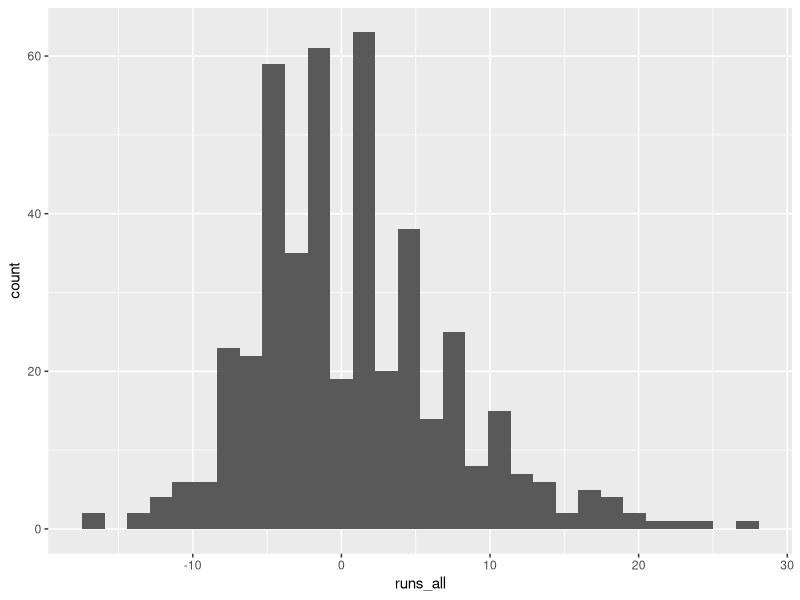
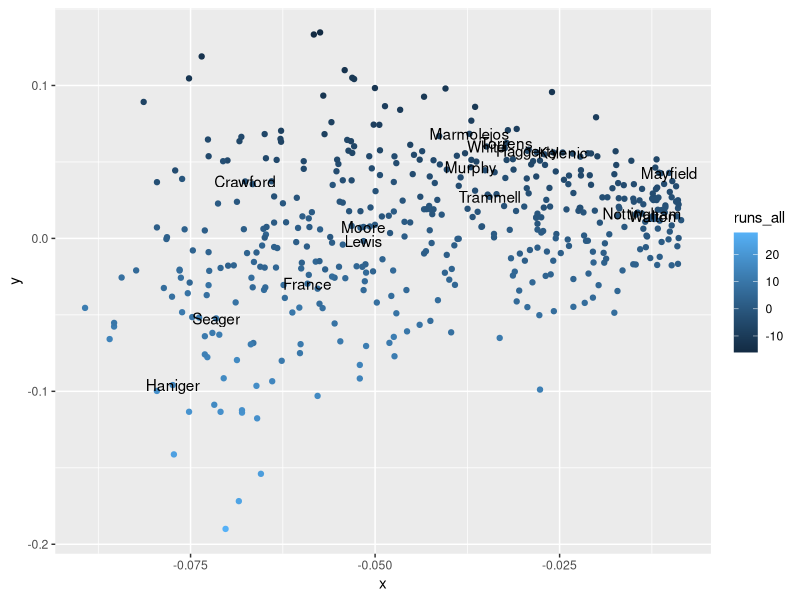
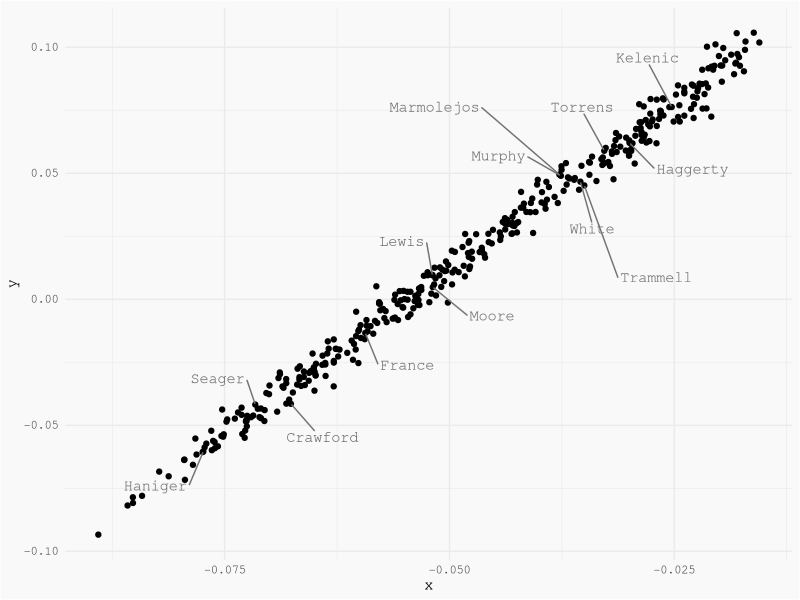
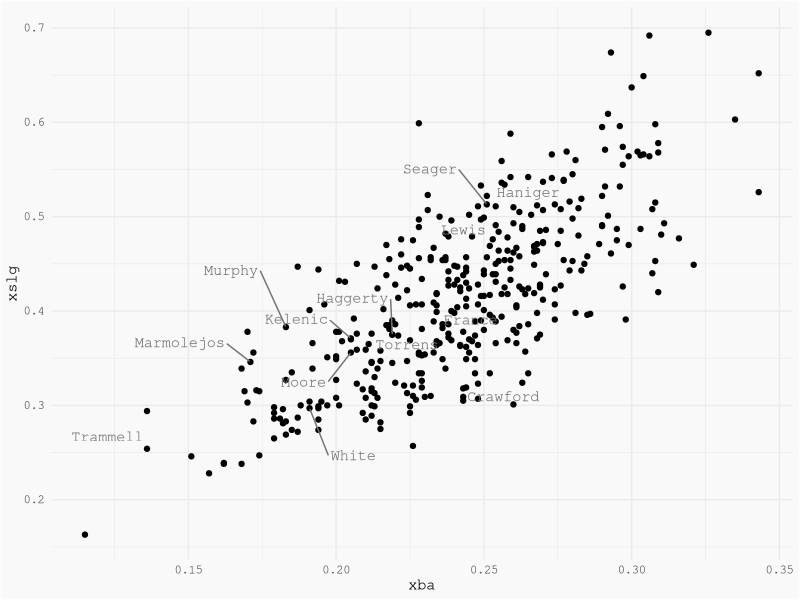

Source code (R) for these figures, in order:
library(tidyverse)
library(ggrepel)

swing_take <- read.csv("swing-take.csv")

batting <- read.csv("batting2021.csv")

merged <- left_join(swing_take, batting, by = "player_id") %>% 
  filter(!is.na(xba))

swing_take %>% 
  ggplot() +
  geom_histogram(aes(runs_all))

swing_take_svd <- svd(swing_take[, 7:12])

swing_take$x <- swing_take_svd$u[, 1]

swing_take$y <- swing_take_svd$u[, 2]

mariners_id <- swing_take$team_id[swing_take$last_name == "Haniger"]


ggplot() +
  geom_point(data = swing_take, aes(x = x, y = y, color = runs_all)) +
  geom_text(data = subset(swing_take, team_id == mariners_id), 
            aes(x = x, y = y, label = last_name))

merged_svd <- svd(merged[, c(7:12, 16:23)])

merged$x <- merged_svd$u[, 1]

merged$y <- merged_svd$u[, 2]

ggplot(merged, aes(x = x, y = y, label = ifelse(team_id == mariners_id, last_name.x, ""))) +
  geom_point() +
  geom_text_repel(box.padding = 1, max.overlaps = Inf, color = "gray45", family = "mono") +
  theme_minimal() +
  theme(plot.title = element_text(face = "italic"),
        plot.caption = element_text(hjust = 1, color = "#696969"),
        text = element_text(family = "mono"),
        legend.position = "none",
        plot.background = element_rect(fill = "#F9F9F9", color = "white"))

plot <- ggplot(merged, aes(x = xba, y = xslg, color = , label = ifelse(team_id == mariners_id, last_name.x, ""))) +
  geom_point() +
  geom_text_repel(box.padding = 1, max.overlaps = Inf, color = "gray45", family = "mono") +
  theme_minimal() +
  theme(plot.title = element_text(face = "italic"),
        plot.caption = element_text(hjust = 1, color = "#696969"),
        text = element_text(family = "mono"),
        legend.position = "none",
        plot.background = element_rect(fill = "#F9F9F9", color = "white"))

ggsave("kelenicbruh.png", plot)
